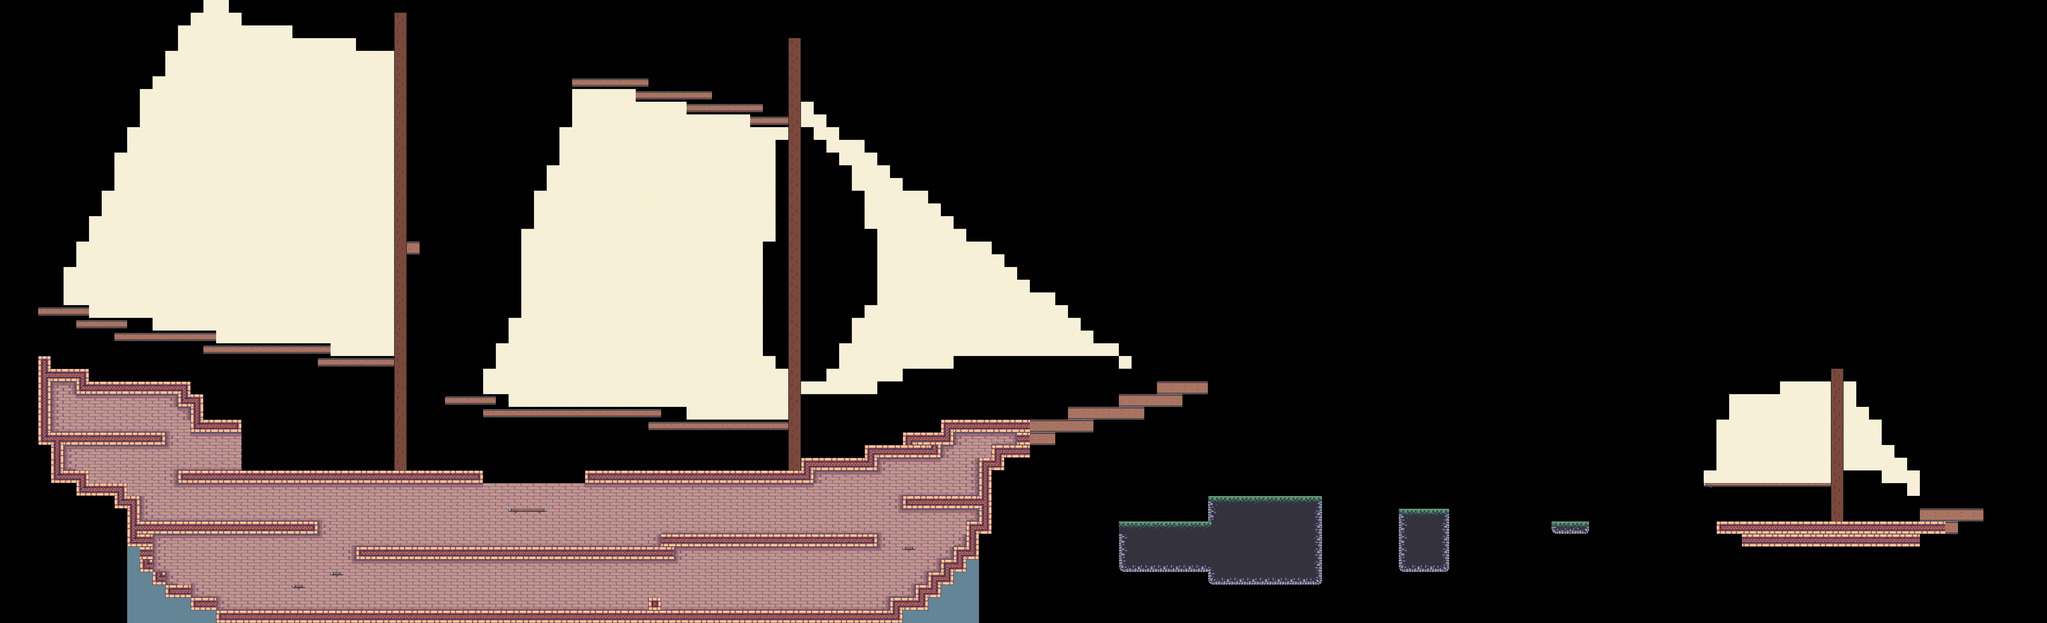

Rendered tile map (Tiled .tmx) drawn with the repository's tilesets; below, a short description and the map source with its tile grids summarised:
An orthogonal 161x49 tile map with 64x64 px tiles, 4 tile layers (BG, Terrain, Platforms, FG), 14 tilesets and 168 objects (57x static, 15x crate, 15x silver, 7x barrel, 7x gold, ...).

<map version="1.10" tiledversion="1.11.0" orientation="orthogonal" renderorder="right-down" width="161" height="49" tilewidth="64" tileheight="64" infinite="0" nextlayerid="16" nextobjectid="427">
 <tileset firstgid="1" source="../tilesets/outside.tsx" />
 <tileset firstgid="49" source="../tilesets/items.tsx" />
 <tileset firstgid="55" source="../tilesets/inside.tsx" />
 <tileset firstgid="151" source="../tilesets/extra.tsx" />
 <tileset firstgid="217" source="../tilesets/objects.tsx" />
 <tileset firstgid="247" source="../tilesets/platforms.tsx" />
 <tileset firstgid="255" source="../tilesets/enemies.tsx" />
 <tileset firstgid="256" source="../tilesets/grass.tsx" />
 <tileset firstgid="261" source="voile2.tsx" />
 <tileset firstgid="262" name="bar" tilewidth="64" tileheight="64" tilecount="1" columns="1">
  <image source="../../Mine/image.png" width="64" height="64" />
 </tileset>
 <tileset firstgid="263" source="../tilesets/wood.tsx" />
 <tileset firstgid="264" source="bar.tsx" />
 <tileset firstgid="265" source="wood_reverse.tsx" />
 <tileset firstgid="266" source="body.tsx" />
 <objectgroup id="14" name="Objects2" class="solid">
  <object id="86" name="hit" type="solid" x="577" y="256" width="61.3333" height="12.6667" visible="0" />
  <object id="224" type="solid" x="1473" y="2944.83" width="60.6667" height="15" />
  <object id="225" type="solid" x="1666.33" y="2879.17" width="60.6667" height="15" />
  <object id="226" type="solid" x="2562.67" y="2559.5" width="187.667" height="15" />
  <object id="227" type="solid" x="4545.17" y="2753.5" width="63.667" height="15" />
 </objectgroup>
 <layer id="9" name="BG" width="161" height="49">
  <data>[7889 cells, 1884 non-empty, 18 distinct tile ids]</data>
 </layer>
 <objectgroup id="12" name="BG details" class="window">
  <object id="235" name="window" gid="233" x="3364" y="2594.67" width="64" height="64" />
  <object id="236" name="window" gid="233" x="3712" y="2593.33" width="64" height="64" />
  <object id="237" name="window" gid="233" x="4100" y="2590.67" width="64" height="64" />
  <object id="238" name="window" gid="233" x="4734.67" y="2428" width="64" height="64" />
  <object id="239" name="window" gid="233" x="322.545" y="2098.3" width="64" height="64" />
  <object id="240" name="window" gid="233" x="704" y="2112" width="64" height="64" />
  <object id="248" name="static" gid="242" x="650.33" y="2164.67" width="52" height="178" />
  <object id="249" name="static" gid="243" x="388" y="2164" width="52" height="178" />
  <object id="250" name="static" gid="242" x="964" y="2613" width="52" height="178" />
  <object id="251" name="static" gid="242" x="1868" y="2999" width="52" height="178" />
  <object id="252" name="static" gid="242" x="3048" y="3001" width="52" height="178" />
  <object id="253" name="static" gid="242" x="4268" y="2927" width="52" height="178" />
  <object id="254" name="static" gid="242" x="4598" y="2739" width="52" height="178" />
  <object id="255" name="static" gid="243" x="4588" y="2487" width="52" height="178" />
  <object id="256" name="static" gid="243" x="3874" y="2613" width="52" height="178" />
  <object id="257" name="static" gid="243" x="2066" y="2615" width="52" height="178" />
  <object id="258" name="static" gid="236" x="2071.16" y="2744.17" width="14" height="34" />
  <object id="259" name="static" gid="237" x="2272.84" y="2745.17" width="30" height="14" />
  <object id="260" name="static" gid="238" x="1999.84" y="2745.17" width="14" height="28" />
  <object id="261" name="static" gid="239" x="1936.84" y="2744.84" width="24" height="14" />
  <object id="262" name="static" gid="240" x="1790.84" y="2741.5" width="42" height="44" />
  <object id="263" name="static" gid="241" x="2281.16" y="2742.5" width="42" height="44" />
  <object id="264" name="static" gid="240" x="1094.25" y="3068.5" width="42" height="44" />
  <object id="265" name="static" gid="240" x="1135" y="3068.25" width="42" height="44" />
  <object id="266" name="static" gid="240" x="1178.75" y="3068.25" width="42" height="44" />
  <object id="267" name="static" gid="240" x="1223.5" y="3068.75" width="42" height="44" />
  <object id="268" name="static" gid="240" x="972.5" y="3004" width="42" height="44" />
  <object id="269" name="static" gid="240" x="1016.5" y="3005" width="42" height="44" />
  <object id="270" name="static" gid="240" x="1060.25" y="3003.25" width="42" height="44" />
  <object id="271" name="static" gid="240" x="1105.5" y="3024" width="42" height="44" />
  <object id="272" name="static" gid="236" x="1414.32" y="3072" width="14" height="34" />
  <object id="273" name="static" gid="238" x="1343" y="3073" width="14" height="28" />
  <object id="274" name="static" gid="239" x="1280" y="3072.67" width="24" height="14" />
  <object id="275" name="static" gid="241" x="1496.33" y="3067.33" width="42" height="44" />
  <object id="276" name="static" gid="236" x="2361.16" y="3068.5" width="14" height="34" />
  <object id="277" name="static" gid="237" x="2562.84" y="3069.5" width="30" height="14" />
  <object id="278" name="static" gid="238" x="2285.84" y="3070.84" width="14" height="28" />
  <object id="279" name="static" gid="239" x="2226.84" y="3069.17" width="24" height="14" />
  <object id="280" name="static" gid="240" x="2432.84" y="3067.83" width="42" height="44" />
  <object id="281" name="static" gid="241" x="2568.49" y="3068.17" width="42" height="44" />
  <object id="282" name="static" gid="237" x="2997.51" y="3071.34" width="30" height="14" />
  <object id="283" name="static" gid="241" x="3005.83" y="3068.67" width="42" height="44" />
  <object id="284" name="static" gid="240" x="2910" y="2752" width="42" height="44" />
  <object id="285" name="static" gid="241" x="2952" y="2752" width="42" height="44" />
  <object id="286" name="static" gid="238" x="2997.17" y="2749.5" width="14" height="28" />
  <object id="287" name="static" gid="237" x="2890.33" y="2752.67" width="30" height="14" />
  <object id="288" name="static" gid="240" x="3575.25" y="3069.25" width="42" height="44" />
  <object id="289" name="static" gid="241" x="3617.25" y="3069.25" width="42" height="44" />
  <object id="290" name="static" gid="238" x="3662.42" y="3066.75" width="14" height="28" />
  <object id="291" name="static" gid="237" x="3555.58" y="3069.92" width="30" height="14" />
  <object id="292" name="static" gid="240" x="4757.25" y="2489.25" width="42" height="44" />
  <object id="293" name="static" gid="241" x="4799.25" y="2489.25" width="42" height="44" />
  <object id="294" name="static" gid="238" x="4844.42" y="2486.75" width="14" height="28" />
  <object id="295" name="static" gid="237" x="4737.58" y="2489.92" width="30" height="14" />
  <object id="296" name="static" gid="240" x="487.25" y="2429.25" width="42" height="44" />
  </objectgroup>
 <layer id="1" name="Terrain" width="161" height="49">
  <data>[7889 cells, 1919 non-empty, 34 distinct tile ids]</data>
 </layer>
 <layer id="5" name="Platforms" width="161" height="49">
  <data>[7889 cells, 88 non-empty, 5 distinct tile ids]</data>
 </layer>
 <layer id="10" name="FG" width="161" height="49">
  <data>[7889 cells, 0 non-empty, 0 distinct tile ids]</data>
 </layer>
 <objectgroup id="4" name="Objects">
  <!-- 94 objects omitted --></objectgroup>
 <objectgroup id="15" name="Transitions">
  <!-- 59 objects omitted --></objectgroup>
 <objectgroup id="13" name="Moving Objects">
  <!-- 57 objects omitted --></objectgroup>
 <objectgroup id="7" name="Items">
  <!-- 46 objects omitted --></objectgroup>
 <objectgroup id="6" name="Enemies">
  <!-- 14 objects omitted --></objectgroup>
 <objectgroup id="2" name="Water">
  <!-- 3 objects omitted --></objectgroup>
 <objectgroup id="8" name="Data">
  <!-- 1 objects omitted --></objectgroup>
</map>
<!-- 108 of 168 objects omitted -->
